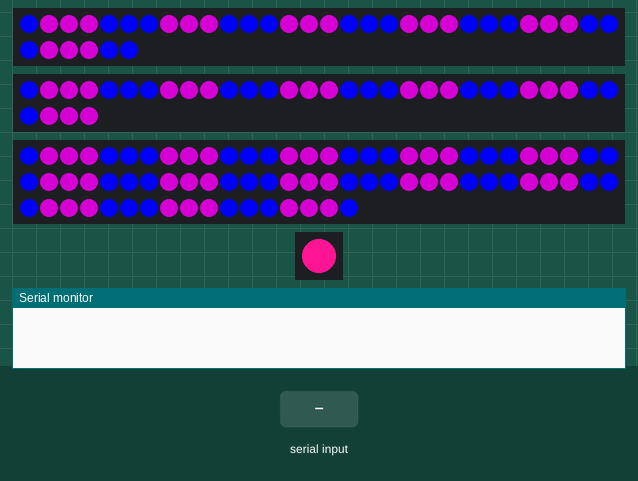
The sketch below on a simulated Arduino Uno, built with avr-gcc and run on an emulated ATmega328P. On the bench: 36 RGB LEDs in strip order, left to right, continuing on the next row, 34 RGB LEDs in strip order, left to right, continuing on the next row, 77 RGB LEDs in strip order, left to right, continuing on the next row, 1 RGB LEDs in strip order, left to right, the last lines printed to the serial monitor. The inputs (shaded band) are chosen by the test bench. Dim RGB values are drawn brighter than linear.

Above: at 1.29 s.
1.3 s: "B,45\n" received over Serial
At 2.5 s:
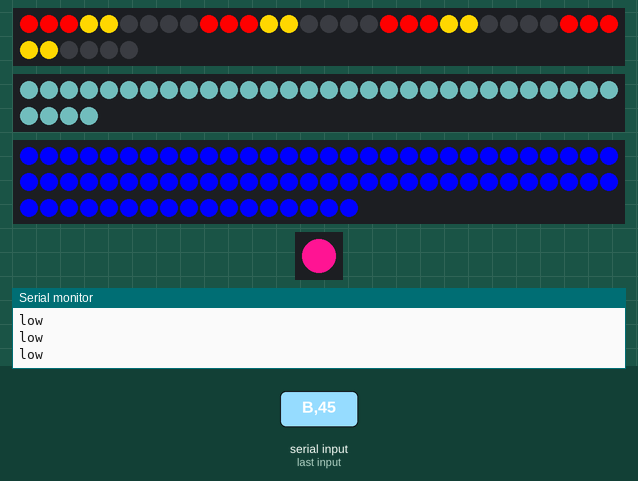
2.8 s: byte 102 ('f') received over Serial
At 4.2 s:
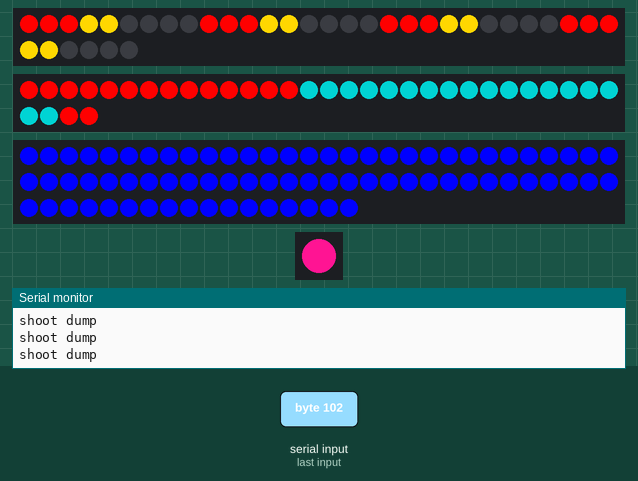
5.8 s: byte 101 ('e') received over Serial
At 6.4 s:
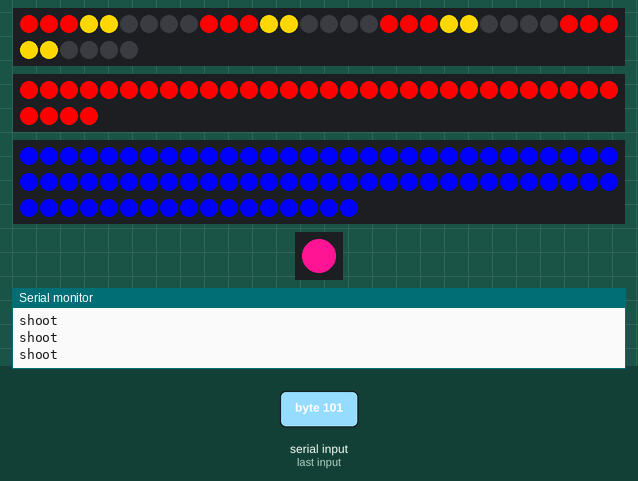
7.3 s: byte 83 ('S') received over Serial
At 8.5 s:
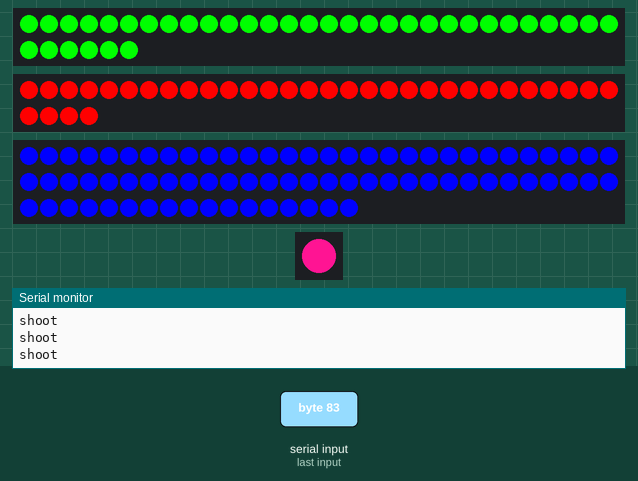
8.8 s: "a" received over Serial
At 8.96 s:
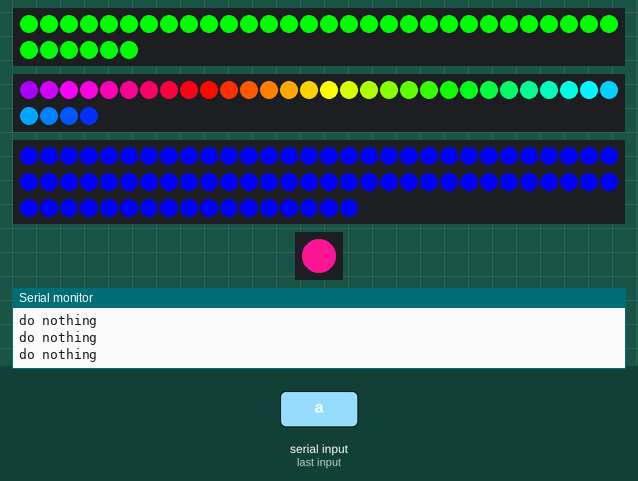
10.6 s: byte 70 ('F') received over Serial
At 10.81 s:
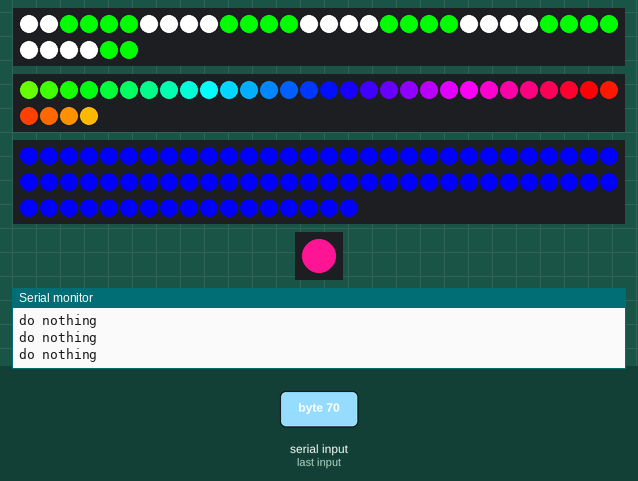
Timing chart, 0 to 13.6 s (numbered marks = the images above; inputs shaded):
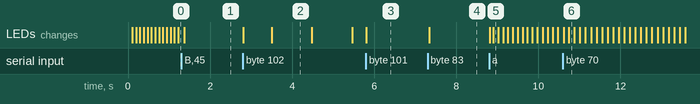

Measured:
- after the input at 1.3 s, the LEDs: change after 0.07 s (image 1)
- after the input at 2.8 s, the LEDs: first change at once (image 2 shows a later state)
- after the input at 5.8 s, the LEDs: change at once (image 3)
- after the input at 7.3 s, the LEDs: change at once (image 4)
- after the input at 8.8 s, the LEDs: first change at once (image 5 shows a later state)
- after the input at 10.6 s, the LEDs: first change at once (image 6 shows a later state)

The sketch:

final1.ino
```cpp
#include <Adafruit_NeoPixel.h>
#include "WS2812_Definitions.h"
//WRITE WITH TWO BUTTONS
#define PIN 4
#define UNDERPIN 6
#define PLATEPIN 8
#define ASLPIN 10
#define LED_COUNT 36
#define LED_COUNT_UNDER 77
#define LED_COUNT_PLATE 34
#define LED_COUNT_ASL 1
Adafruit_NeoPixel leds = Adafruit_NeoPixel(LED_COUNT, PIN, NEO_GRB + NEO_KHZ800);
Adafruit_NeoPixel ledsUnderglow = Adafruit_NeoPixel(LED_COUNT_UNDER, UNDERPIN, NEO_GRB + NEO_KHZ800);
Adafruit_NeoPixel ledsPlate = Adafruit_NeoPixel(LED_COUNT_PLATE, PLATEPIN, NEO_GRB + NEO_KHZ800);
Adafruit_NeoPixel asled = Adafruit_NeoPixel(LED_COUNT_ASL, ASLPIN, NEO_GRB + NEO_KHZ800);
int i = 0;
int under = 0;
int lp = 0;
int hopper = 0;
int incomingByte = 65;
int bar = 0;
int hop = 48;
int blinker = 0;
void setup()
{
  // put your setup code here, to run once:
  leds.begin();
  ledsPlate.begin();
  ledsUnderglow.begin();
  asled.begin();
  Serial.begin(9600);
  while (!Serial)
  {
  }
}
void loop()
{
  asled.setPixelColor(0, DEEPPINK);
  asled.show();
  for (int waiting = 0; waiting < 10; waiting++)
  {
    incomingByte = Serial.read();
    if (incomingByte == 'A')                              //VARIABLES
    {
      under = 0;
    }
    if (incomingByte == 'B')
    {
      under = 1;
    }
    if (incomingByte == 'R')
    {
      under = 2;
    }
    if (incomingByte == 'E')
    {
      under = 3;
    }
    if (incomingByte == 'L')
    {
      lp = 0;
    }
    if (incomingByte == 'H')
    {
      lp = 1;
    }
    if (incomingByte == 'a')
    {
      lp = 2;
    }
    if (incomingByte == 'b')
    {
      lp = 3;
    }
    if (incomingByte == 'c')
    {
      lp = 4;
    }
    if (incomingByte == 'd')
    {
      lp = 5;
    }
    if (incomingByte == 'e')
    {
      lp = 6;
    }
    if (incomingByte == 'f')
    {
      lp = 7;
    }
    if (incomingByte >= 48 && incomingByte <= 57)
    {
      hop = incomingByte;
    }
    if (incomingByte == 'S')
    {
      hop = 22;
    }
    if (incomingByte == 'F')
    {
      hop = 23;
    }
    switch (under)                                        //SWITCH CASE
    {
      case 0:
        rotate (PURPLE, BLUE, 3);
        rotateUnder (PURPLE, BLUE, 3);
        rotatePlate (PURPLE, BLUE, 3);
        break;
      case 1:
        for (int a = 0; a < 78; a++)
        {
          ledsUnderglow.setPixelColor(a, BLUE);
        }
        ledsUnderglow.show();
        licensePlate (DARKSLATEGRAY, MEDIUMVIOLETRED);
        hopperValue (hop);
        break;
      case 2:
        for (int b = 0; b < 78; b++)
        {
          ledsUnderglow.setPixelColor(b, RED);
        }
        ledsUnderglow.show();
        licensePlate (DARKSLATEGRAY, MEDIUMVIOLETRED);
        hopperValue (hop);
        break;
      case 3:
        rainbow (i);
        LPrainbow (i);
        UNDrainbow (i);
        break;
    }
  }
  // put your main code here, to run repeatedly:
  i = i + 1;
  if (i > 72)
  {
    i = 0;
  }
  blinker = blinker + 1;
  if (blinker > 2)
  {
    blinker = 0;
  }
}

void rotate (unsigned long colora, unsigned long colorb, byte longshort)    //ROTATE HOPPER
{
  for (int j = i; j < LED_COUNT; j = j + longshort * 2)
  {
    for (int k = 0; k < longshort; k++)
    {
      leds.setPixelColor(j + k, colora);
    }
    for (int m = longshort; m < longshort * 2; m++)
    {
      leds.setPixelColor(j + m, colorb);
    }
  }
  for (int n = i; n > 0; n = n - longshort * 2)
  {
    for (int k = 0; k < longshort; k++)
    {
      leds.setPixelColor(n - k - 1, colorb);
    }
    for (int m = longshort; m < longshort * 2; m++)
    {
      leds.setPixelColor(n - m - 1, colora);
    }
  }
  leds.show();
}

void rotateUnder (unsigned long colorc, unsigned long colord, byte shortlong)   //ROTATE UNDERGLOW
{
  for (int p = i; p < LED_COUNT_UNDER; p = p + shortlong * 2)
  {
    for (int q = 0; q < shortlong; q++)
    {
      ledsUnderglow.setPixelColor(p + q, colorc);
    }
    for (int r = shortlong; r < shortlong * 2; r++)
    {
      ledsUnderglow.setPixelColor(p + r, colord);
    }
  }
  for (int s = i; s > 0; s = s - shortlong * 2)
  {
    for (int q = 0; q < shortlong; q++)
    {
      ledsUnderglow.setPixelColor(s - q - 1, colord);
    }
    for (int r = shortlong; r < shortlong * 2; r++)
    {
      ledsUnderglow.setPixelColor(s - r - 1, colorc);
    }
  }
  ledsUnderglow.show();
}
void rotatePlate (unsigned long colora, unsigned long colorb, byte longshort)   //ROTATE LICENSE PLATE
{
  for (int j = i; j < LED_COUNT_PLATE; j = j + longshort * 2)
  {
    for (int k = 0; k < longshort; k++)
    {
      ledsPlate.setPixelColor(j + k, colora);
    }
    for (int m = longshort; m < longshort * 2; m++)
    {
      ledsPlate.setPixelColor(j + m, colorb);
    }
  }
  for (int n = i; n > 0; n = n - longshort * 2)
  {
    for (int k = 0; k < longshort; k++)
    {
      ledsPlate.setPixelColor(n - k - 1, colorb);
    }
    for (int m = longshort; m < longshort * 2; m++)
    {
      ledsPlate.setPixelColor(n - m - 1, colora);
    }
  }
  ledsPlate.show();
}

void hopperValue (unsigned long height)                       //HOPPER CODE
{
  if ( height - 48 == 0)
  {
    rotate (PURPLE, BLUE, 3);
  }
  else
  {
    for (int u = height - 48 + bar; u < 9 + bar; u++)
    {
      leds.setPixelColor(u, BLACK);
    }
    if (height - 48 <= 3)
    {
      for (int v = 0 + bar; v <= height - 49 + bar; v ++)
      {
        leds.setPixelColor(v, RED);
      }
    }
    if (height - 48 >= 7 && height - 48 <= 10)
    {
      for (int w = 6 + bar; w <= height - 49 + bar; w ++)
      {
        leds.setPixelColor(w, GREEN);
      }
      for (int c = 0 + bar; c < 3 + bar; c++)
      {
        leds.setPixelColor(c, RED);
      }
      for (int d = 3 + bar; d < 6 + bar; d++)
      {
        leds.setPixelColor(d, GOLD);
      }
    }
    if (height - 48 > 3 && height - 48 < 7)
    {
      for (int x = 3 + bar; x <= height - 49 + bar; x ++)
      {
        leds.setPixelColor(x, GOLD);
      }
      for (int e = 0 + bar; e < 3 + bar; e++)
      {
        leds.setPixelColor(e, RED);
      }
    }
    if ( height == 22)
    {
      for (int y = 0; y < 36; y++)
      {
        leds.setPixelColor(y, LIME);
      }
    }
    if ( height == 23)
    {
      rotate (LIME, WHITE, 4);
    }
  }
  bar = bar + 9;
  if (bar > 27)
  {
    bar = 0;
  }
  leds.show();
}

void licensePlate (unsigned long colore, unsigned long colorf)                    //LICENSE PLATE CODE
{
  if (lp == 0)
  {
    for (int y = 0; y < 36; y++)
    {
      ledsPlate.setPixelColor(y, colore);
    }
  Serial.println ("low");
  }
  if (lp == 1)
  {
    for (int z = 0; z < 36; z++)
    {
      ledsPlate.setPixelColor(z, colorf);
    }
  Serial.println ("high");
  }
  if (lp == 2)
  {
    LPrainbow(i);
  Serial.println ("do nothing");
  }
  if (lp == 3)
  {
    for (int z = 0; z < 36; z++)
    {
      ledsPlate.setPixelColor(z, DARKORANGE);
    }
  Serial.println ("baseline");
  }
  if (lp == 4)
  {
    for (int z = 0; z < 36; z++)
    {
      ledsPlate.setPixelColor(z, GOLDENROD);
    }
  Serial.println ("gear");
  }
  if (lp == 5)
  {
    for (int z = 0; z < 36; z++)
    {
      rotatePlate (GOLDENROD, RED, 18);
    }
  Serial.println ("gear shoot");
  }
  if (lp == 6)
  {
    for (int z = 0; z < 36; z++)
    {
      ledsPlate.setPixelColor(z, RED);
    }
  Serial.println ("shoot");
  }
  if (lp == 7)
  {
    for (int z = 0; z < 36; z++)
    {
      rotatePlate (RED, TEAL, 18);
    }
  Serial.println ("shoot dump");
  }
  ledsPlate.show();
}

void rainbow(byte startPosition)                                                    //HOPPER RAINBOW
{
  // Need to scale our rainbow. We want a variety of colors, even if there
  // are just 10 or so pixels.
  int rainbowScale = 192 / LED_COUNT;

  // Next we setup each pixel with the right color
  for (int i = 0; i < LED_COUNT; i++)
  {
    // There are 192 total colors we can get out of the rainbowOrder function.
    // It'll return a color between red->orange->green->...->violet for 0-191.
    leds.setPixelColor(i, rainbowOrder((rainbowScale * (i + startPosition)) % 192));
  }
  // Finally, actually turn the LEDs on:
  leds.show();
}

// Input a value 0 to 191 to get a color value.
// The colors are a transition red->yellow->green->aqua->blue->fuchsia->red...
//  Adapted from Wheel function in the Adafruit_NeoPixel library example sketch
uint32_t rainbowOrder(byte position)
{
  // 6 total zones of color change:
  if (position < 31)  // Red -> Yellow (Red = FF, blue = 0, green goes 00-FF)
  {
    return leds.Color(0xFF, position * 8, 0);
  }
  else if (position < 63)  // Yellow -> Green (Green = FF, blue = 0, red goes FF->00)
  {
    position -= 31;
    return leds.Color(0xFF - position * 8, 0xFF, 0);
  }
  else if (position < 95)  // Green->Aqua (Green = FF, red = 0, blue goes 00->FF)
  {
    position -= 63;
    return leds.Color(0, 0xFF, position * 8);
  }
  else if (position < 127)  // Aqua->Blue (Blue = FF, red = 0, green goes FF->00)
  {
    position -= 95;
    return leds.Color(0, 0xFF - position * 8, 0xFF);
  }
  else if (position < 159)  // Blue->Fuchsia (Blue = FF, green = 0, red goes 00->FF)
  {
    position -= 127;
    return leds.Color(position * 8, 0, 0xFF);
  }
  else  //160 <position< 191   Fuchsia->Red (Red = FF, green = 0, blue goes FF->00)
  {
    position -= 159;
    return leds.Color(0xFF, 0x00, 0xFF - position * 8);
  }
}

void UNDrainbow(byte startPosition)                                                       //UNDERGLOW RAINBOW
{
  // Need to scale our rainbow. We want a variety of colors, even if there
  // are just 10 or so pixels.
  int rainbowScale = 192 / LED_COUNT_UNDER;

  // Next we setup each pixel with the right color
  for (int i = 0; i < LED_COUNT_UNDER; i++)
  {
    // There are 192 total colors we can get out of the rainbowOrder function.
    // It'll return a color between red->orange->green->...->violet for 0-191.
    ledsUnderglow.setPixelColor(i, UNDrainbowOrder((rainbowScale * (i + startPosition)) % 192));
  }
  // Finally, actually turn the LEDs on:
  ledsUnderglow.show();
}

// Input a value 0 to 191 to get a color value.
// The colors are a transition red->yellow->green->aqua->blue->fuchsia->red...
//  Adapted from Wheel function in the Adafruit_NeoPixel library example sketch
uint32_t UNDrainbowOrder(byte position)
{
  // 6 total zones of color change:
  if (position < 31)  // Red -> Yellow (Red = FF, blue = 0, green goes 00-FF)
  {
    return ledsUnderglow.Color(0xFF, position * 8, 0);
  }
  else if (position < 63)  // Yellow -> Green (Green = FF, blue = 0, red goes FF->00)
  {
    position -= 31;
    return ledsUnderglow.Color(0xFF - position * 8, 0xFF, 0);
  }
  else if (position < 95)  // Green->Aqua (Green = FF, red = 0, blue goes 00->FF)
  {
    position -= 63;
    return ledsUnderglow.Color(0, 0xFF, position * 8);
  }
  else if (position < 127)  // Aqua->Blue (Blue = FF, red = 0, green goes FF->00)
  {
    position -= 95;
    return ledsUnderglow.Color(0, 0xFF - position * 8, 0xFF);
  }
  else if (position < 159)  // Blue->Fuchsia (Blue = FF, green = 0, red goes 00->FF)
  {
    position -= 127;
    return ledsUnderglow.Color(position * 8, 0, 0xFF);
  }
  else  //160 <position< 191   Fuchsia->Red (Red = FF, green = 0, blue goes FF->00)
  {
    position -= 159;
    return ledsUnderglow.Color(0xFF, 0x00, 0xFF - position * 8);
  }
}

void LPrainbow(byte startPosition)                                                             //LICENSE PLATE RAINBOW
{
  // Need to scale our rainbow. We want a variety of colors, even if there
  // are just 10 or so pixels.
  int rainbowScale = 192 / LED_COUNT_PLATE;

  // Next we setup each pixel with the right color
  for (int j = 0; j < LED_COUNT_PLATE; j++)
  {
    // There are 192 total colors we can get out of the rainbowOrder function.
    // It'll return a color between red->orange->green->...->violet for 0-191.
    ledsPlate.setPixelColor(j, LPrainbowOrder((rainbowScale * (j + startPosition)) % 192));
  }
  // Finally, actually turn the LEDs on:
  ledsPlate.show();
}

// Input a value 0 to 191 to get a color value.
// The colors are a transition red->yellow->green->aqua->blue->fuchsia->red...
//  Adapted from Wheel function in the Adafruit_NeoPixel library example sketch
uint32_t LPrainbowOrder(byte position)
{
  // 6 total zones of color change:
  if (position < 31)  // Red -> Yellow (Red = FF, blue = 0, green goes 00-FF)
  {
    return ledsPlate.Color(0xFF, position * 8, 0);
  }
  else if (position < 63)  // Yellow -> Green (Green = FF, blue = 0, red goes FF->00)
  {
    position -= 31;
    return ledsPlate.Color(0xFF - position * 8, 0xFF, 0);
  }
  else if (position < 95)  // Green->Aqua (Green = FF, red = 0, blue goes 00->FF)
  {
    position -= 63;
    return ledsPlate.Color(0, 0xFF, position * 8);
  }
  else if (position < 127)  // Aqua->Blue (Blue = FF, red = 0, green goes FF->00)
  {
    position -= 95;
    return ledsPlate.Color(0, 0xFF - position * 8, 0xFF);
  }
  else if (position < 159)  // Blue->Fuchsia (Blue = FF, green = 0, red goes 00->FF)
  {
    position -= 127;
    return ledsPlate.Color(position * 8, 0, 0xFF);
  }
  else  //160 <position< 191   Fuchsia->Red (Red = FF, green = 0, blue goes FF->00)
  {
    position -= 159;
    return ledsPlate.Color(0xFF, 0x00, 0xFF - position * 8);
  }
}

void blinking (unsigned long color, unsigned long colorb)                         //BLINK (LICENSE PLATE ONLY)
{
  if (blinker == 0 )
    for (int j = 0; j < LED_COUNT_PLATE; j++)
    {
      ledsPlate.setPixelColor(j, color);
    }
  ledsPlate.show();
  if (blinker == 1)
    for (int j = 0; j < LED_COUNT_PLATE; j++)
    {
      ledsPlate.setPixelColor(j, colorb);
    }
  ledsPlate.show();
}
```

WS2812_Definitions.h
```cpp
/*
  Bunches of definitions for the WS2812 Breakout Board example code

*/

// These are for the cascade function
#define TOP_DOWN 0
#define DOWN_TOP 1

/* A world of colors to set your LED to
  Standard HTML Color Codes sorted by Hex Value
    to see the colors in action, check out:
   http://www.w3schools.com/html/html_colorvalues.asp */

#define BLACK			0x000000
#define NAVY			0x000080
#define DARKBLUE		0x00008B
#define MEDIUMBLUE		0x0000CD
#define BLUE			0x0000FF
#define DARKGREEN		0x006400
#define GREEN			0x008000
#define TEAL			0x008080
#define DARKCYAN		0x008B8B
#define DEEPSKYBLUE		0x00BFFF
#define DARKTURQUOISE		0x00CED1
#define MEDIUMSPRINGGREEN	0x00FA9A
#define LIME			0x00FF00
#define SPRINGGREEN		0x00FF7F
#define AQUA			0x00FFFF
#define CYAN			0x00FFFF
#define MIDNIGHTBLUE		0x191970
#define DODGERBLUE		0x1E90FF
#define LIGHTSEAGREEN		0x20B2AA
#define FORESTGREEN		0x228B22
#define SEAGREEN		0x2E8B57
#define DARKSLATEGRAY		0x2F4F4F
#define LIMEGREEN		0x32CD32
#define MEDIUMSEAGREEN		0x3CB371
#define TURQUOISE		0x40E0D0
#define ROYALBLUE		0x4169E1
#define STEELBLUE		0x4682B4
#define DARKSLATEBLUE		0x483D8B
#define MEDIUMTURQUOISE		0x48D1CC
#define INDIGO 			0x4B0082
#define DARKOLIVEGREEN		0x556B2F
#define CADETBLUE		0x5F9EA0
#define CORNFLOWERBLUE		0x6495ED
#define MEDIUMAQUAMARINE	0x66CDAA
#define DIMGRAY			0x696969
#define SLATEBLUE		0x6A5ACD
#define OLIVEDRAB		0x6B8E23
#define SLATEGRAY		0x708090
#define LIGHTSLATEGRAY		0x778899
#define MEDIUMSLATEBLUE		0x7B68EE
#define LAWNGREEN		0x7CFC00
#define CHARTREUSE		0x7FFF00
#define AQUAMARINE		0x7FFFD4
#define MAROON			0x800000
#define PURPLE			0x800080
#define OLIVE			0x808000
#define GRAY			0x808080
#define SKYBLUE			0x87CEEB
#define LIGHTSKYBLUE		0x87CEFA
#define BLUEVIOLET		0x8A2BE2
#define DARKRED			0x8B0000
#define DARKMAGENTA		0x8B008B
#define SADDLEBROWN		0x8B4513
#define DARKSEAGREEN		0x8FBC8F
#define LIGHTGREEN		0x90EE90
#define MEDIUMPURPLE		0x9370DB
#define DARKVIOLET		0x9400D3
#define PALEGREEN		0x98FB98
#define DARKORCHID		0x9932CC
#define YELLOWGREEN		0x9ACD32
#define SIENNA			0xA0522D
#define BROWN			0xA52A2A
#define DARKGRAY		0xA9A9A9
#define LIGHTBLUE		0xADD8E6
#define GREENYELLOW		0xADFF2F
#define PALETURQUOISE	        0xAFEEEE
#define LIGHTSTEELBLUE		0xB0C4DE
#define POWDERBLUE		0xB0E0E6
#define FIREBRICK		0xB22222
#define DARKGOLDENROD		0xB8860B
#define MEDIUMORCHID		0xBA55D3
#define ROSYBROWN		0xBC8F8F
#define DARKKHAKI		0xBDB76B
#define SILVER			0xC0C0C0
#define MEDIUMVIOLETRED	        0xC71585
#define INDIANRED 		0xCD5C5C
#define PERU			0xCD853F
#define CHOCOLATE		0xD2691E
#define TAN			0xD2B48C
#define LIGHTGRAY		0xD3D3D3
#define THISTLE			0xD8BFD8
#define ORCHID			0xDA70D6
#define GOLDENROD		0xDAA520
#define PALEVIOLETRED		0xDB7093
#define CRIMSON			0xDC143C
#define GAINSBORO		0xDCDCDC
#define PLUM			0xDDA0DD
#define BURLYWOOD		0xDEB887
#define LIGHTCYAN		0xE0FFFF
#define LAVENDER		0xE6E6FA
#define DARKSALMON		0xE9967A
#define VIOLET			0xEE82EE
#define PALEGOLDENROD		0xEEE8AA
#define LIGHTCORAL		0xF08080
#define KHAKI			0xF0E68C
#define ALICEBLUE		0xF0F8FF
#define HONEYDEW		0xF0FFF0
#define AZURE			0xF0FFFF
#define SANDYBROWN		0xF4A460
#define WHEAT			0xF5DEB3
#define BEIGE			0xF5F5DC
#define WHITESMOKE		0xF5F5F5
#define MINTCREAM		0xF5FFFA
#define GHOSTWHITE		0xF8F8FF
#define SALMON			0xFA8072
#define ANTIQUEWHITE		0xFAEBD7
#define LINEN			0xFAF0E6
#define LIGHTGOLDENRODYELLOW	0xFAFAD2
#define OLDLACE			0xFDF5E6
#define RED			0xFF0000
#define FUCHSIA			0xFF00FF
#define MAGENTA			0xFF00FF
#define DEEPPINK		0xFF1493
#define ORANGERED		0xFF4500
#define TOMATO			0xFF6347
#define HOTPINK			0xFF69B4
#define CORAL			0xFF7F50
#define DARKORANGE		0xFF8C00
#define LIGHTSALMON		0xFFA07A
#define ORANGE			0xFFA500
#define LIGHTPINK		0xFFB6C1
#define PINK			0xFFC0CB
#define GOLD			0xFFD700
#define PEACHPUFF		0xFFDAB9
#define NAVAJOWHITE		0xFFDEAD
#define MOCCASIN		0xFFE4B5
#define BISQUE			0xFFE4C4
#define MISTYROSE		0xFFE4E1
#define BLANCHEDALMOND		0xFFEBCD
#define PAPAYAWHIP		0xFFEFD5
#define LAVENDERBLUSH		0xFFF0F5
#define SEASHELL		0xFFF5EE
#define CORNSILK		0xFFF8DC
#define LEMONCHIFFON		0xFFFACD
#define FLORALWHITE		0xFFFAF0
#define SNOW			0xFFFAFA
#define YELLOW			0xFFFF00
#define LIGHTYELLOW		0xFFFFE0
#define IVORY			0xFFFFF0
#define WHITE			0xFFFFFF
```
